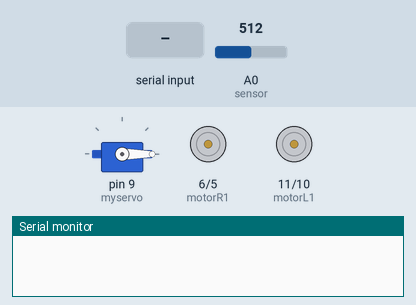
A sketch run on a simulated Arduino Uno, built with avr-gcc and run on an emulated ATmega328P. Parts: servo, motor-driver pin pairs drawn as motors (green arrow = first pin HIGH = forward, orange = second pin HIGH = backward, longer = more drive), the last lines printed to the serial monitor. The inputs (shaded band) are chosen by the test bench; at power-on: A0 (sensor) = 512.

Above: at 1.2 s.
1.3 s: "A" received over Serial
At 2.07 s:
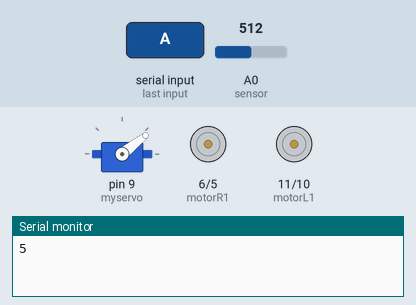
At 2.67 s:
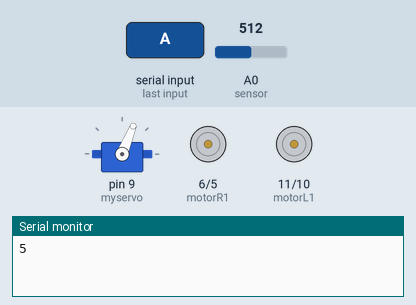
7.3 s: A0 (sensor) set to 458
At 9.3 s:
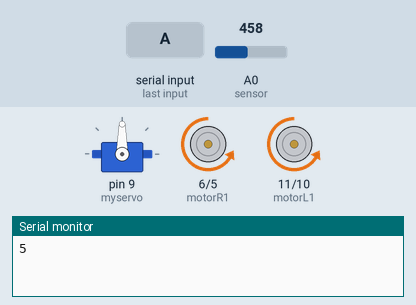
10.3 s: A0 (sensor) set to 433
Timing chart, 0 to 19.3 s (numbered marks = the images above; inputs shaded):
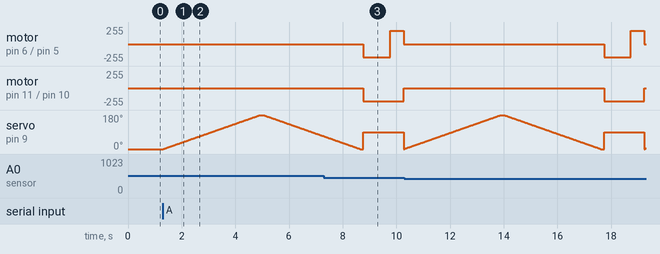

The sketch:

arduino_robot.ino
```cpp
#define sensor A0 // Sharp IR GP2Y0A41SK0F


#include <Servo.h>
float volts;

const int motorR1 = 6;
const int motorR2 = 5;
const int motorL1 = 11;
const int motorL2 = 10;

const int servo = 9;

void stop1();
void forward();
void backward();
void right();
void left();
Servo myservo;


unsigned int rightDistance;
unsigned int leftDistance;
int distance ;
int pos; // for servo, 90 deg looking forward
int incomingData;
char mode = 'm'; // m for manual, a for automatic
int vSpeed = 200;
void setup(){
  //Define inputs and outputs
  pinMode(motorR1, OUTPUT);
  pinMode(motorR2, OUTPUT);
  pinMode(motorL1, OUTPUT);
  pinMode(motorL2, OUTPUT);

  myservo.attach(9);
  myservo.write(pos);


  Serial.begin(9600);
}


void loop(){

  if(Serial.available() > 0){
       // read the incoming byte:
       incomingData = Serial.read();
       if (incomingData == 'A'){mode = 'a'; }
       if (incomingData == 'M'){mode = 'm';
          stop1();
          pos=90;;
          myservo.write(pos);
       }
    }

  //Change speed
    if (incomingData == '0'){
      vSpeed=0;}
    else if (incomingData == '1'){
      vSpeed=100;}
    else if (incomingData == '2'){
      vSpeed=180;}
    else if (incomingData == '3'){
      vSpeed=200;}
    else if (incomingData == '4'){
      vSpeed=255;}

    //Manual mode
    if (mode == 'm'){
      if (incomingData=='F'){
        forward();
    }
      else if (incomingData=='B'){
        backward();
      }
      else if (incomingData=='R'){
        right();
      }
      else if (incomingData=='L'){
        left();
      }
      else if (incomingData=='S'){
        stop1();
      }
    }
    //Automatic mode
    else if (mode == 'a'){

    // distance sensor
    volts = analogRead(sensor)*0.0048828125;
  distance = 13*pow(volts, -1);


    if (distance <= 10){
      Serial.println(distance);
      stop1();

      for (pos = 0; pos <= 180; pos += 1) { // goes from 0 degrees to 180 degrees
        myservo.write(pos);               // tell servo to go to position in variable 'pos'
          delay(20);                         // waits 20ms for the servo to reach the position
        }
        //Read new distance from the right side
        volts = analogRead(sensor)*0.0048828125;
        distance = 13*pow(volts, -1);//
        leftDistance = distance;
        delay(100);
        //Now look left
        for (pos = 180; pos >= 0; pos -= 1) { // goes from 180 degrees to 0 degrees
          myservo.write(pos);               // tell servo to go to position in variable 'pos'
          delay(20);                         // waits 20ms for the servo to reach the position
        }
        //Read new distance from the left side
        volts = analogRead(sensor)*0.0048828125;
        distance = 13*pow(volts, -1);
        rightDistance = distance;
        delay(100);
        pos = 90; // look forward again
        myservo.write(pos);

        //Finally compare left and right distances and make the best turn decision
        if (leftDistance > rightDistance){
          left();
          delay(500);
        }
        else if (leftDistance < rightDistance){
          right();
          delay(500);
        }
        else{ //distances is equal
          backward();
          delay(1000);// Go back for 1 sec
          left();   // and turn left
          delay(500);
        }
    }else{

       forward();
    }


}

}
//Movement functions

void forward(){
  analogWrite(motorR1, vSpeed);
  analogWrite(motorR2, 0);
  analogWrite(motorL1, vSpeed);
  analogWrite(motorL2, 0);
}

void backward(){
  analogWrite(motorR1, 0);
  analogWrite(motorR2, vSpeed);
  analogWrite(motorL1, 0);
  analogWrite(motorL2, vSpeed);
}

void right(){
  analogWrite(motorR1, 0);
  analogWrite(motorR2, vSpeed);
  analogWrite(motorL1, vSpeed);
  analogWrite(motorL2, 0);
}

void left(){
  analogWrite(motorR1, vSpeed);
  analogWrite(motorR2, 0);
  analogWrite(motorL1, 0);
  analogWrite(motorL2, vSpeed);
}

void stop1(){
  analogWrite(motorR1, 0);
  analogWrite(motorR2, 0);
  analogWrite(motorL1, 0);
  analogWrite(motorL2, 0);
}
```

Measured:
- after the input at 1.3 s, servo on pin 9 (myservo): rises from 0° to 180° in 3.6 s, then falls to 68° in 2.4 s
